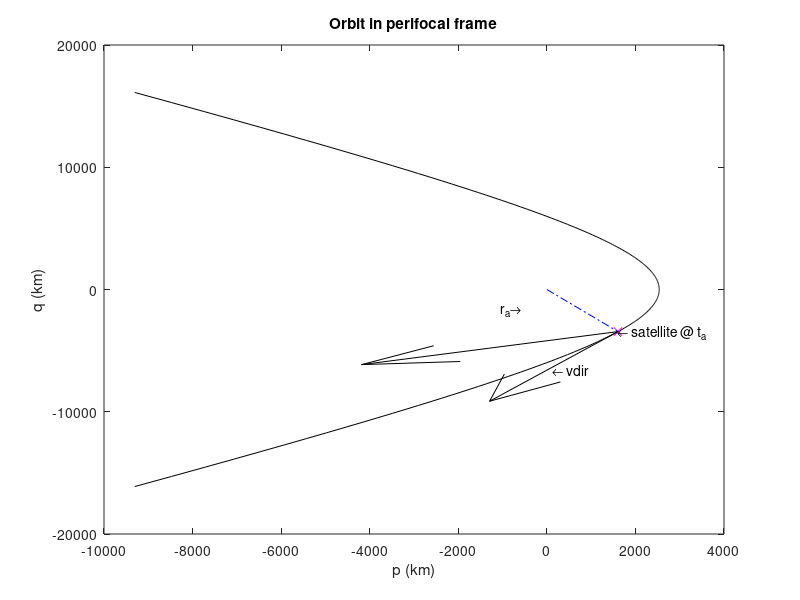

Write MATLAB code to recreate this figure. (Note: this script raises an error after producing the figure.)
close all; clear all;
% find places you need to replace
% by looking for "replace" variable
replace = 0;

% struct to save information
pathToFolder = 'C:\Users\davee\Desktop\Classes 2022\Orbital Mech\';
firstName = 'Colton'; % replace with your first and last name!
lastName = 'Davies'; % replace
HomeworkTitle = 'Homework5';
saveFilename = [HomeworkTitle '_' firstName '_' lastName '.mat'];
savePathAndFilename = [pathToFolder saveFilename];

% constant values
R_Earth = 6378.137; % km
mu_Earth = 398600.4418; % km^3/s % note, mass of space vehicle is negligible
mu_Moon =  4903; % km^3/s^2 %note, mass of space vehicle is negligible
RMoon =  1737; % km

% values related to the question
theta = -65; % degree
absa = 7100; % km
a = -7100; % km
passageAlt = 800; % km



% part a1
% equation from geometry
r_perilune = RMoon+passageAlt;


% part a2
% equation Lecture 7 Slide 6
v_inf = sqrt(mu_Moon/abs(a));

% part a3
% equation Lecture 7 Slide 6
specificEnergy = v_inf^2/2;

% part a4
% equation Lecture 7 Slide 6
ecc =  1 - (r_perilune/a)

% part a5
% equation Lecture 7 Page 7
v_perilune =  sqrt(2*mu_Moon/RMoon);

% part a6
% equation Textbook Eq 2.96
h =  sqrt((r_perilune*mu_Moon)*(1 + ecc*cosd(theta)));

% part a7
% equation Lecture 7 Slide 7
delta =  2*asind(1/ecc);

% part a8
% equation Textbook Eq 2.106
b =  a*sqrt(ecc^2-1);

% part a9
% equation Lecture 7 Slide 7
p =  a*(1-ecc^2);

% part a10
% equation Lecture 10 Slide 9
r =  p/(1+ecc*cosd(theta));

% part a11
% equation Textbook Eq 2.49 and Eq 2.31
v = sqrt(((mu_Moon/h)*ecc*sind(theta))^2+(h/r)^2);

% part a12
% equation 
gamma =  atand(((mu_Moon/h)*ecc*sind(theta))/(h/r));

% part a13
% equation Lecture 10 Slide 10
F =  acosh(((r/absa+1)/ecc));

% part a14
% equation Lecture 7 Slide 7
thetaInf = 90+delta/2;

% part a15
% equation Lecture 7 Slide 6
Center_point_dist = absa+r_perilune;


%%
% part b
% equation 
thetas = (-120:1:120)*pi/180;
rs = thetas*0;
for ri = 1:length(thetas)
    rs(ri) =  p./(1+ecc*cos(thetas(ri)));
end


figure; plot(rs.*cos(thetas), rs.*sin(thetas),'k-'); % plot ellipse
hold on;

title('Orbit in perifocal frame');
xlabel('p (km)'); ylabel('q (km)');


theta = theta * pi/180;
% Plot r at specific theta (theta a)
r_ta =  p./(1+ecc*cos(theta));
plot(r_ta*cos(theta), r_ta*sin(theta),'mx');
text(r_ta*cos(theta), r_ta*sin(theta), '\leftarrow satellite @ t_a' );
plot([0 r_ta*cos(theta)],[0 r_ta*sin(theta)], 'b-.'); % r
text(-.65*r_ta*cos(theta), .5*r_ta*sin(theta), 'r_a\rightarrow ' );

% plot the velocity direction using quiver at r_a
v_veca = [(mu_Moon/h)*-sin(theta) (mu_Moon/h)*(ecc+cos(theta))];  
quiver(r_ta*cos(theta),r_ta*sin(theta),v_veca(1)*a/norm(v_veca),v_veca(2)*a/norm(v_veca) ,'k'); % plot velocity
text(r_ta*cos(theta)+v_veca(1)*.5*a/norm(v_veca),r_ta*sin(theta)+v_veca(2)*.5*a/norm(v_veca), '  \leftarrow vdir');

% plot the local horizon 
q1a = quiver(r_ta*cos(theta),r_ta*sin(theta),-a*sin(theta),a*cos(theta) ,'k'); % plot local horizon
q1a.ShowArrowHead = 'off';
q1a.LineStyle = '-.';

% plot the local horizon 
q1a = quiver(r_ta*cos(theta),r_ta*sin(theta),a*sin(theta),-a*cos(theta) ,'k'); % plot local horizon
q1a.ShowArrowHead = 'off';
q1a.LineStyle = '-.';
text(r_ta*cos(theta)+v_veca(1)*.5*a/norm(v_veca),r_ta*sin(theta)+v_veca(2)*.25*a/norm(v_veca), '  \leftarrow \gamma');
axis equal;


% plot the asymptotes
hold on; 
q1a = quiver(Center_point_dist,0,a*2*cosd(thetaInf), a*2*sind(thetaInf) ,'k'); 
q1a.ShowArrowHead = 'off';
q1a.LineStyle = '-.';

q1a = quiver(Center_point_dist,0,-a*2*cosd(thetaInf), -a*2*sind(thetaInf) ,'k'); % 
q1a.ShowArrowHead = 'off';
q1a.LineStyle = '-.';

q1a = quiver(Center_point_dist,0,a*2*cosd(thetaInf), -a*2*sind(thetaInf) ,'k'); 
q1a.ShowArrowHead = 'off';
q1a.LineStyle = '-.';

q1a = quiver(Center_point_dist,0,-a*2*cosd(thetaInf), a*2*sind(thetaInf) ,'k'); 
q1a.ShowArrowHead = 'off';
q1a.LineStyle = '-.';


q1a = quiver(Center_point_dist,0,0, -a*2 ,'k'); 
q1a.ShowArrowHead = 'off';
q1a.LineStyle = '-.';

q1a = quiver(Center_point_dist,0,0, a*2 ,'k'); 
q1a.ShowArrowHead = 'off';
q1a.LineStyle = '-.';

text(Center_point_dist-abs(a)*.25, abs(a)*.25, '\delta /2');

%% plotting the semi minor
halfDeltaFBA = (asin(1/ecc));
plot([0 b*cos(.5*pi-halfDeltaFBA)],[0 b*sin(.5*pi-halfDeltaFBA)],'k'); % plot local horizon
text( b*cos(.5*pi-halfDeltaFBA), b*sin(.5*pi-halfDeltaFBA),'b');


plot( b*cos(.5*pi-halfDeltaFBA),- b*sin(.5*pi-halfDeltaFBA),'rx'); % plot local horizon
text( b*cos(.5*pi-halfDeltaFBA), -b*sin(.5*pi-halfDeltaFBA),'aimpoint');
axis equal;
 

%% Problem 2
R_Earth = 6378.137; % km
a = 8*R_Earth; % km
theta_deg = 135; % deg
ecc = .45;
incl = 32; % deg
Omega = 40; % deg
omega = 65; % deg

r_ta = a*(1-ecc^2)/(1+ecc*cosd(theta_deg));
p = a*(1-ecc^2);


thetas = (1:1:360)*pi/180;
rs = thetas*0;
for ri = 1:length(thetas)
    rs(ri) = p/(1+ecc*cos(thetas(ri)));
end

%%%%%%%%%%%%%%%%%%%%%% PLOTTING %%%%%%%%%%%%%%%%%%%%%%%%%%%%
% plot the ellipse, semi latus rectum and ellipse center, and attracting
figure; plot(rs.*cos(thetas), rs.*sin(thetas),'k-'); % plot ellipse
hold on;
plot([0 0],[0 p], 'm-.'); % plot semi latus rectum
text(0,p/2, '\leftarrow p' );
plot(-a*ecc, 0, 'kx'); % plot the center
text(-a*ecc, 0, '\leftarrow C' );
plot(0,0,'go'); % attracting body
text(0,0, '\leftarrow attracting body' );
plot([0 r_ta*cosd(theta_deg)],[0 r_ta*sind(theta_deg)], 'b-.'); % r
text(.65*r_ta*cosd(theta_deg), .5*r_ta*sind(theta_deg), 'r_a' );
xlabel('p (km)'); ylabel('q (km)');
%%%%%%%%%%%%%%%%%%%%%% END PLOTTING %%%%%%%%%%%%%%%%%%%%%%%%%%%%

% rotation matrix
sO = sind(Omega); cO = cosd(Omega); si = sind(incl); ci = cosd(incl); so = sind(omega); co = cosd(omega);
rotmZYX = [-sO*ci*so+cO*co   -sO*ci*co-cO*so   sO*si;
           cO*ci*so+sO*co   cO*ci*co-sO*so   -cO*si;
           si*so   si*co   ci];

rs = zeros(length(thetas),3);
for ri = 1:length(thetas)
    r = p/(1+ecc*cos(thetas(ri)));
    rcos = r*cos(thetas(ri));
    rsin = r*sin(thetas(ri));
    rv =  rotmZYX*[rcos; rsin; 0];
    rs(ri,:) = rv;
end
rthi = rotmZYX*[r_ta*cosd(theta_deg); r_ta*sind(theta_deg); 0];
r_p = a*(1-ecc^2)/(1+ecc*cosd(0));
per_i = rotmZYX*[r_p*cosd(0); r_p*sind(0); 0];

%%%%%%%%%%%%%%%%%%%%%% PLOTTING %%%%%%%%%%%%%%%%%%%%%%%%%%%%
figure;
plot3(rs(:,1), rs(:,2),rs(:,3),'k-'); % plot ellipse
hold on;

plot3([0 rthi(1)], [0 rthi(2)],[0 rthi(3)],'k-'); % plot r
plot3([0 per_i(1)], [0 per_i(2)],[0 per_i(3)],'b-'); % plot p
rectangle('Position',[-10*R_Earth -10*R_Earth 20*R_Earth 20*R_Earth], 'FaceColor',[.5 0 1 .5] );
view(110,25)

replace = '';
xlabel('Xhat (km)'); ylabel('Yhat (km)'); zlabel('Zhat (km)');

axis equal;
%%%%%%%%%%%%%%%%%%%%%% END PLOTTING %%%%%%%%%%%%%%%%%%%%%%%%%%%%

h5struct = {r_perilune,v_inf,specificEnergy,ecc,v_perilune,h,...
            delta, b,p,r,v, gamma, F};
save(savePathAndFilename,"h5struct");
           